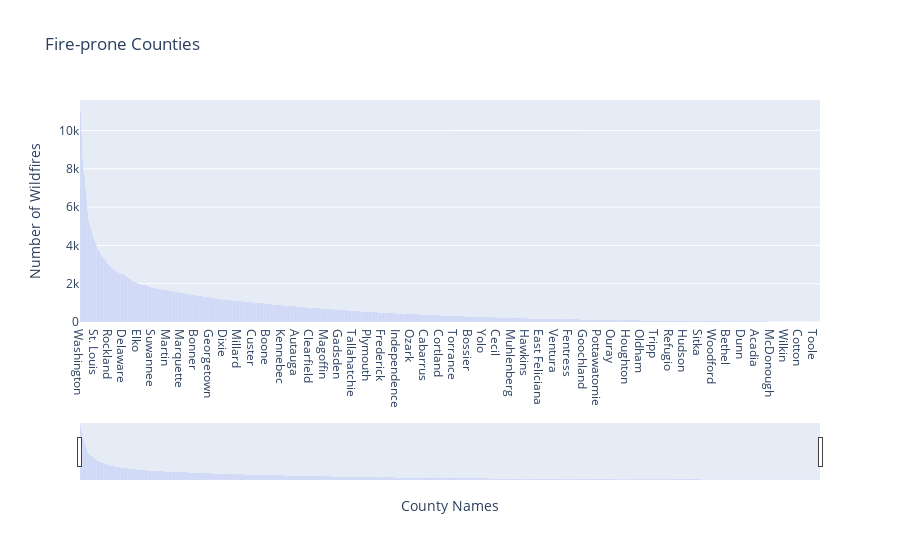

Notebook cell for this chart:
### Code cell
# plot figure
fig2 = go.Figure()
# plot
fig2.add_trace(
                go.Bar(x=county_counts['FIPS_NAME'], y=county_counts['count'])
                )
# Set labels and title
fig2.update_layout({
                    "title": "Fire-prone Counties",
                    "yaxis": {"title":"Number of Wildfires"},
                    "xaxis": {"title":"County Names"}
                   })

# Add range slider and buttons
fig2.update_layout(
                    xaxis=dict(rangeslider=dict(visible=True))
                   )

fig2.show()

### Figure 1 — Plotly figure (JSON) as saved in the notebook; plotly's stock layout.template omitted (floating-point values rounded to 4 significant figures; data arrays with more than 128 entries replaced by an {"elided": "..."} marker saying what was removed)
{"data": [{"type": "bar", "x": {"elided": "1698 str values"}, "y": {"elided": "1698 int values"}}], "layout": {"title": {"text": "Fire-prone Counties"}, "xaxis": {"rangeslider": {"visible": true}, "title": {"text": "County Names"}}, "yaxis": {"title": {"text": "Number of Wildfires"}}}}
